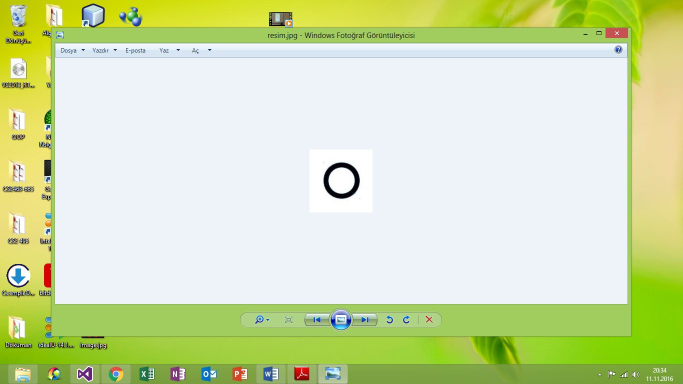
//> input picture CSE463_HW2/OpenCVProject1/OpenCVProject1/beg.jpg, 1366 x 768 px, given in place of the camera (shown at 1/2 size)
$ ./main   (built with g++ and OpenCV 4)
//> lines starting //> are read from the running program, lines starting //| are printed output that depends on the picture; after the words box and inside, x2 and y2 are one past the last pixel; in counts of white or black regions, pixels touching at a corner belong together
#include <cmath>
#include <iostream>
#include <stdlib.h>
//#include <pthread.h>
#include "opencv2/opencv.hpp"
using namespace cv;
using namespace std;
#define PI 3.14159265
/// Global variables
Mat image, src_gray;
Mat dst, detected_edges;
int vote[500][500][60];
int edgeThresh = 1;
int lowThreshold;
int const max_lowThreshold = 120;
int ratio = 3;
int kernel_size = 3;
char* window_name = "Edge Map";
void CannyThreshold(int, void*)
{
	/// Reduce noise with a kernel 3x3
	blur(src_gray, detected_edges, Size(3, 3));

	/// Canny detector
	Canny(detected_edges, detected_edges, max_lowThreshold, max_lowThreshold*ratio, kernel_size);

	/// Using Canny's output as a mask, we display our result
	dst = Scalar::all(0);

	image.copyTo(dst, detected_edges);

}
void deleteVoteArray(int array[500][500][60], int size);
void findMaxTrashold(int array[500][500][60], int size);
int main(int, char)
{
	Size size(200, 200);
	VideoCapture capture(0);
	if (!capture.isOpened()){
		return -1;
	}

	// [7 lines of commented-out code are left out]

	int center;
	int x, y;
	/// Create a matrix of the same type and size as src (for dst)
	dst.create(image.size(), image.type());
	//resize(detected_edges, detected_edges, size);
	detected_edges.create(image.size(), image.type());
	///////////////////////////////////////////////////////////////resize(image, image, size);

	while (1){


		capture >> image;
//> image is the input picture: 768 rows x 1366 cols, CV_8UC3; mean B, G, R 175.9, 223.4, 208.9
		resize(image, image, size);
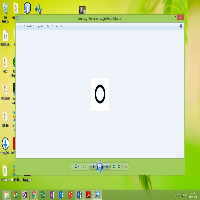
//> image: 200 rows x 200 cols, CV_8UC3; mean B, G, R 175.8, 223.2, 208.7
		/// Convert the image to grayscale
		cvtColor(image, src_gray, CV_BGR2GRAY);
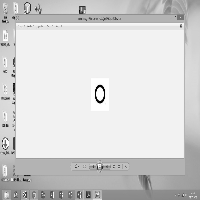
//> src_gray: 200 rows x 200 cols, CV_8UC1; min 0, max 255, mean 213.4

		/// Create a window


		/// Create a Trackbar for user to enter threshold
		//createTrackbar("Min Threshold:", window_name, &lowThreshold, max_lowThreshold, CannyThreshold);

		/// Show the image
		CannyThreshold(0, 0);
//> in CannyThreshold, `blur(src_gray, detected_edges, Size(3, 3));`:
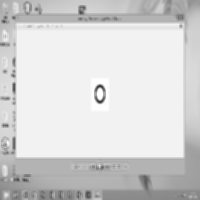
//> detected_edges: 200 rows x 200 cols, CV_8UC1; min 53, max 255, mean 213.4
//> in CannyThreshold, `Canny(detected_edges, detected_edges, max_lowThreshold, max_lowThresho..`:
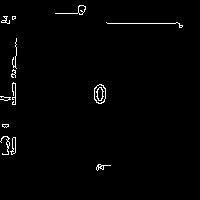
//> detected_edges: 200 rows x 200 cols, CV_8UC1; 1.4% white in thin lines or dots, all inside (x1, y1, x2, y2) = (0, 5, 183, 171)

		deleteVoteArray(vote, image.rows);
		for (int i = 0; i < detected_edges.rows; i += 3){
			for (int j = 0; j < detected_edges.cols; j += 3){
				//if ((int)detected_edges.at<uchar>(Point(i, j)) == 0){
					for (int r = 20; r < 60; r += 10)
					{
						for (int t = 0; t < 180; t += 1)
						{

							x = i + r*cos(t);

							y = j + r*sin(t);

							if ((x > 0 && x < image.rows) && (y>0 && y < image.rows)){
								if ((int)detected_edges.at<uchar>(Point(x, y)) == 255)
									vote[i][j][r] += 1;
							}
						}
					}
				//}
			}
		}
//> this loop made 67 passes
//> x on passes 1 to 12: -49, -46, -43, -40, -37, -34, -31, -28, -25, -22, -19, -16
//> after the loop, x = 148; y = 201
		findMaxTrashold(vote, image.rows);

		imshow("window_name", image);
		/// Wait until user exit program by pressing a key
		if (waitKey(30) == 0)
			break;
	}
	return 0;
}
void deleteVoteArray(int array[500][500][60], int size){
	for (int j = 0; j < size; ++j){
		for (int i = 0; i < size; ++i){
			for (int k = 0; k < 60; ++k){
				array[j][i][k] = 0;
			}
		}
	}
}

void findMaxTrashold(int array[500][500][60], int size){
//> called with size = 200
	int max = 0, max_i = 0, max_j = 0, max_k = 0;
	for (int i = 0; i <size; ++i){
		for (int j = 0; j < size; ++j){
			for (int k = 20; k < 40; ++k){
				if (array[i][j][k] >60){
					max = array[i][j][k];
					max_i = i;
					max_j = j;
					max_k = k;
					circle(image, Point(max_i, max_j), max_k, Scalar(0, 0, 255), 1, 8, 0); //max_k=> radius
					circle(image, Point(max_i, max_j), 1, Scalar(0, 0, 255), -1, 8, 0);


				}

			}
		}
	}
//> after the loop, max = 0; max_i = 0; max_j = 0; max_k = 0
	cout <<"max"<< max<< endl;
//| max0
//> the Esc key is pressed

}
